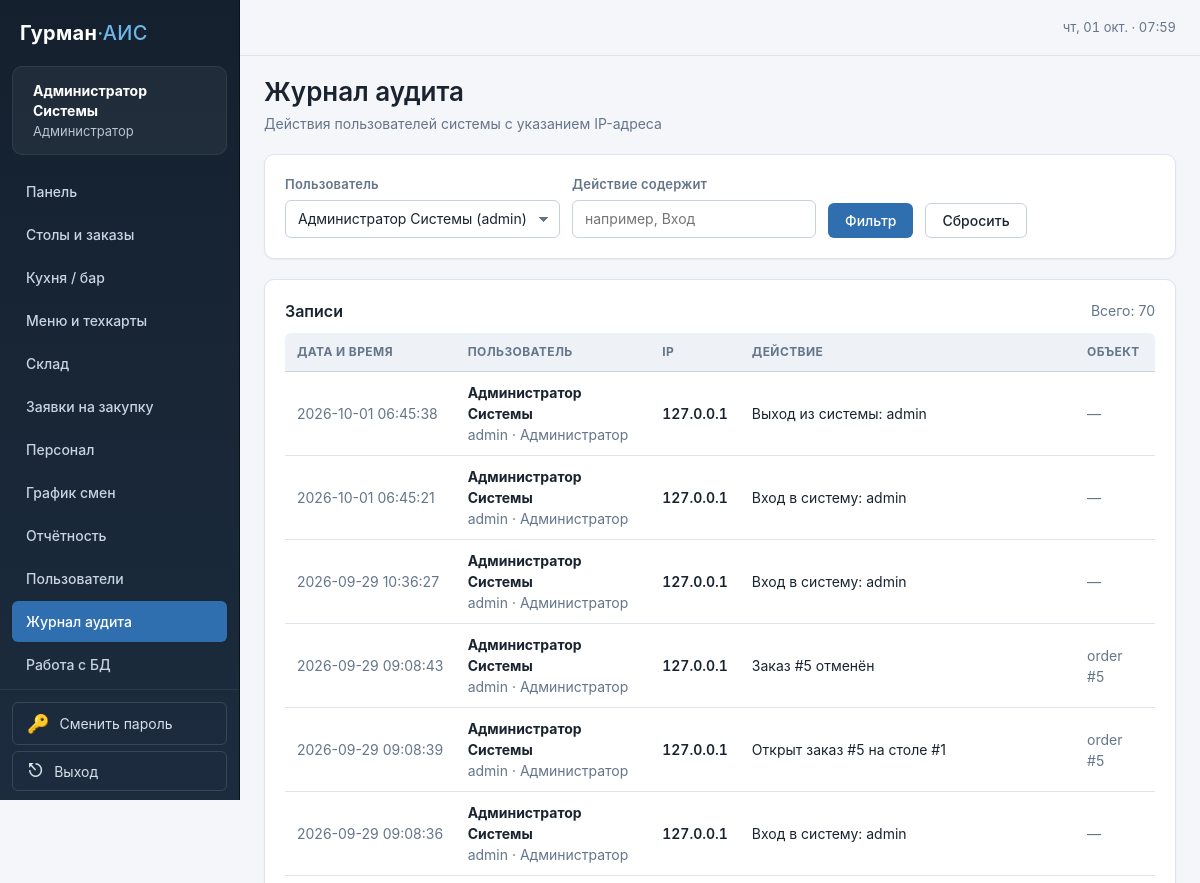
/auth/audit?user_id=1 (signed in, upper part), run on an earlier commit of the app's database.
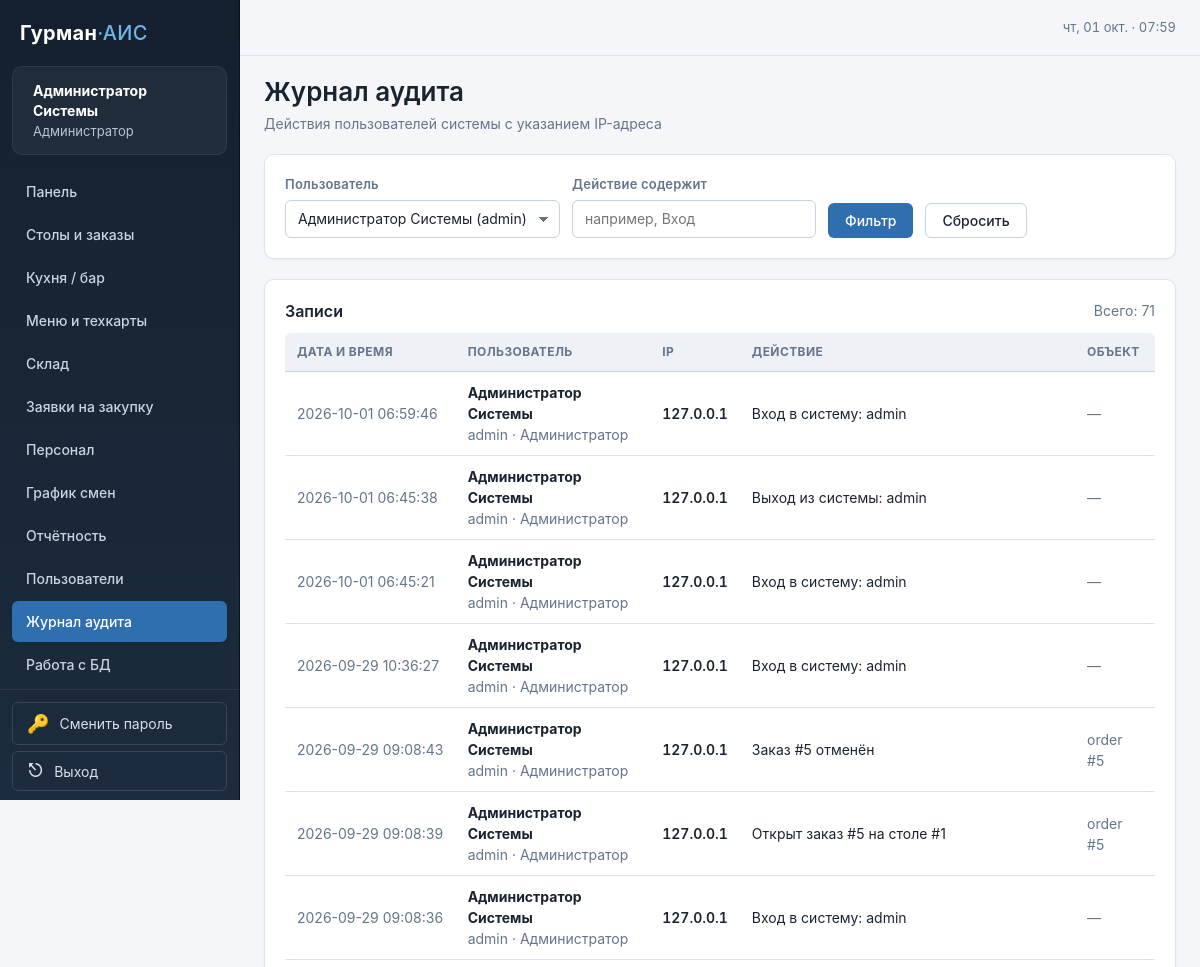
And on a later commit of the database.
### tables this page shows
CREATE TABLE audit_log (
    id INTEGER PRIMARY KEY AUTOINCREMENT,
    user_id INTEGER REFERENCES users(id) ON DELETE SET NULL,
    action TEXT NOT NULL,
    created_at TEXT NOT NULL DEFAULT (datetime('now'))
, entity_type TEXT, entity_id INTEGER, ip TEXT);

CREATE TABLE users (
    id INTEGER PRIMARY KEY AUTOINCREMENT,
    username TEXT UNIQUE NOT NULL,
    password_hash TEXT NOT NULL,
    full_name TEXT NOT NULL,
    role TEXT NOT NULL CHECK (role IN ('admin', 'waiter', 'cook', 'bartender', 'storekeeper', 'accountant')),
    is_active INTEGER NOT NULL DEFAULT 1,
    created_at TEXT NOT NULL DEFAULT (datetime('now'))
, "session_version" INTEGER NOT NULL DEFAULT 1, "must_change_password" INTEGER NOT NULL DEFAULT 0);

### blueprints/auth.py (the view)
@auth.route("/audit")
@roles_required("admin")
def audit_log():
    db = get_db()
    page = safe_int(request.args.get("page"), min_=1, max_=100000, default=1) or 1
    per_page = 100
    offset = (page - 1) * per_page
    user_filter = safe_int(request.args.get("user_id"), min_=1, default=None)
    action_filter = (request.args.get("action") or "").strip()[:100]
    where, params = [], []
    if user_filter:
        where.append("a.user_id = ?")
        params.append(user_filter)
    if action_filter:
        where.append("a.action LIKE ?")
        params.append(f"%{action_filter}%")
    where_sql = (" WHERE " + " AND ".join(where)) if where else ""
    total = db.execute(
        f"SELECT COUNT(*) AS c FROM audit_log a{where_sql}", params
    ).fetchone()["c"]
    rows = db.execute(
        f"""
        SELECT a.*, u.username, u.full_name, u.role
        FROM audit_log a
        LEFT JOIN users u ON u.id = a.user_id
        {where_sql}
        ORDER BY a.created_at DESC, a.id DESC
        LIMIT ? OFFSET ?
        """,
        [*params, per_page, offset],
    ).fetchall()
    users_ = db.execute(
        "SELECT id, username, full_name FROM users ORDER BY username"
    ).fetchall()
    return render_template(
        "auth/audit_log.html",
        entries=rows, users=users_,
        page=page, per_page=per_page, total=total,
        pages=max(1, (total + per_page - 1) // per_page),
        user_filter=user_filter, action_filter=action_filter,
    )

### blueprints/dashboard.py (called while the page is built, shortened)
def register_globals(app):
    @app.context_processor
    def inject_globals():
        demo_accounts = None
        return {
            "role_labels": ROLE_LABELS,
            "restaurant_name": app.config["RESTAURANT_NAME"],
            "is_debug": app.debug,
            "demo_accounts": demo_accounts,
        }

### db.py (called while the page is built)
def get_db():
    if "db" not in g:
        g.db = sqlite3.connect(
            Config.DATABASE,
            detect_types=sqlite3.PARSE_DECLTYPES,
            timeout=5.0,
            isolation_level=None,
        )
        g.db.row_factory = sqlite3.Row
        g.db.execute("PRAGMA foreign_keys = ON")
        g.db.execute("PRAGMA journal_mode = WAL")
        g.db.execute("PRAGMA synchronous = NORMAL")
        g.db.execute("PRAGMA busy_timeout = 5000")
    return g.db

### utils.py (called while the page is built)
def safe_int(raw, *, min_=None, max_=None, default=None):
    if raw is None:
        return default
    try:
        v = int(str(raw).strip())
    except (TypeError, ValueError):
        return None
    if min_ is not None and v < min_:
        return None
    if max_ is not None and v > max_:
        return None
    return v

### templates/auth/audit_log.html (shortened to what this page needs)
{% extends "base.html" %}
{% block content %}
<div class="page-header">
    <div>
        <h1>Журнал аудита</h1>
        <p class="subtitle">Действия пользователей системы с указанием IP-адреса</p>
    </div>
</div>
<div class="card">
    <form method="get" class="btn-row filter-row">
        <div class="field field--flush">
            <label for="user_id">Пользователь</label>
            <select id="user_id" name="user_id">
                {% for u in users %}
                <option value="{{ u['id'] }}"
                        {{ 'selected' if user_filter == u['id'] else '' }}>
                    {{ u['full_name'] }} ({{ u['username'] }})
                </option>
                {% endfor %}
            </select>
        </div>
        <div class="field field--flush">
            <label for="action">Действие содержит</label>
            <input type="text" id="action" name="action"
                   value="{{ action_filter }}" maxlength="100"
                   placeholder="например, Вход">
        </div>
        <button class="btn" type="submit">Фильтр</button>
        <a class="btn btn--secondary" href="{{ url_for('auth.audit_log') }}">Сбросить</a>
    </form>
</div>
<div class="card">
    <div class="card-head">
        <h3 class="mt-0">Записи</h3>
        <span class="text-muted">Всего: {{ total }}</span>
    </div>
    <div class="table-wrap">
        <table class="data-table">
            <thead>
                <tr>
                    <th scope="col">Дата и время</th>
                    <th scope="col">Пользователь</th>
                    <th scope="col">IP</th>
                    <th scope="col">Действие</th>
                    <th scope="col">Объект</th>
                </tr>
            </thead>
            <tbody>
            {% for e in entries %}
                <tr>
                    <td class="text-muted nowrap">{{ e['created_at'] }}</td>
                    <td>
                        {% if e['username'] %}
                            <strong>{{ e['full_name'] or '—' }}</strong>
                            <div class="text-muted">
                                {{ e['username'] }} ·
                                {{ role_labels.get(e['role'], e['role']) if e['role'] else '—' }}
                            </div>
                        {% else %}
                            <span class="text-muted">— анонимно —</span>
                        {% endif %}
                    </td>
                    <td class="cell-price">{{ e['ip'] or '—' }}</td>
                    <td>{{ e['action'] }}</td>
                    <td class="text-muted">
                        {% if e['entity_type'] %}
                            {{ e['entity_type'] }}
                            {% if e['entity_id'] %} #{{ e['entity_id'] }}{% endif %}
                        {% else %}—{% endif %}
                    </td>
                </tr>
            {% else %}
                <tr><td colspan="5" class="empty-state">Записей нет</td></tr>
            {% endfor %}
            </tbody>
        </table>
    </div>
</div>
{% endblock %}

### templates/base.html (shortened to what this page needs)
<!doctype html>
<html lang="ru">
<head>
    <link rel="stylesheet" href="{{ url_for('static', filename='css/style.css') }}">
</head>
<body {% block body_attrs %}{% endblock %}>
<div class="app-layout">
    <aside class="sidebar">
        <div class="sidebar__brand">Гурман<span>·АИС</span></div>
        {% if g.user %}
        {% set R = g.user['role'] %}
        {% set ep = request.endpoint or '' %}
        <div class="sidebar__user">
            <strong>{{ g.user['full_name'] }}</strong>
            {{ role_labels.get(g.user['role'], g.user['role']) }}
        </div>
        <nav>
            <a href="{{ url_for('index') }}"
               class="{{ 'active' if ep == 'index' else '' }}">Панель</a>
            {% if R in ('admin', 'waiter') %}
            <a href="{{ url_for('orders.tables') }}"
               class="{{ 'active' if ep in ('orders.tables', 'orders.detail') else '' }}">Столы и заказы</a>
            {% endif %}
            {% if R in ('admin', 'cook', 'bartender') %}
            <a href="{{ url_for('orders.kitchen_view') }}"
               class="{{ 'active' if ep == 'orders.kitchen_view' else '' }}">Кухня / бар</a>
            {% endif %}
            {% if R in ('admin', 'cook', 'bartender', 'waiter', 'accountant') %}
            <a href="{{ url_for('dishes.list_dishes') }}"
               class="{{ 'active' if ep.startswith('dishes.') else '' }}">Меню и техкарты</a>
            {% endif %}
            {% if R in ('admin', 'storekeeper', 'accountant') %}
            <a href="{{ url_for('warehouse.stock') }}"
               class="{{ 'active' if ep in ('warehouse.stock', 'warehouse.new_ingredient', 'warehouse.movements') else '' }}">Склад</a>
            <a href="{{ url_for('warehouse.requests_list') }}"
               class="{{ 'active' if ep == 'warehouse.requests_list' else '' }}">Заявки на закупку</a>
            {% endif %}
            {% if R in ('admin', 'accountant') %}
            <a href="{{ url_for('staff.list_employees') }}"
               class="{{ 'active' if ep in ('staff.list_employees', 'staff.new_employee') else '' }}">Персонал</a>
            <a href="{{ url_for('staff.schedule') }}"
               class="{{ 'active' if ep == 'staff.schedule' else '' }}">График смен</a>
            <a href="{{ url_for('reports.index') }}"
               class="{{ 'active' if ep == 'reports.index' else '' }}">Отчётность</a>
            {% endif %}
            {% if R == 'admin' %}
                <a href="{{ url_for('auth.users') }}"
                class="{{ 'active' if ep in ('auth.users', 'auth.new_user') else '' }}">Пользователи</a>
                <a href="{{ url_for('auth.audit_log') }}"
                class="{{ 'active' if ep == 'auth.audit_log' else '' }}">Журнал аудита</a>
                <a href="{{ url_for('admin.db_tables') }}"
                class="{{ 'active' if ep in ('admin.db_tables', 'admin.db_view', 'admin.db_query') else '' }}">Работа с БД</a>
            {% endif %}
        </nav>
        <div class="sidebar__logout">
            <a class="logout-btn logout-btn--block"
               href="{{ url_for('auth.change_password') }}">
                <span>🔑</span>
                <span>Сменить пароль</span>
            </a>
            <form method="post" action="{{ url_for('auth.logout') }}">
                <button type="submit" class="logout-btn">
                    <span>⎋</span>
                    <span>Выход</span>
                </button>
            </form>
        </div>
        {% endif %}
    </aside>
    <main class="main">
        <div class="topbar">
            <div class="topbar__clock" id="clock"></div>
        </div>
        {% block content %}{% endblock %}
    </main>
</div>
</body>
</html>

What changed in the data, as far as the page shows it:
added audit_log: created_at "2026-10-01 06:59:46", full_name "Администратор Системы", username "admin", {{ role_labels.get(e['role'], e['role']) if e['role'] else '—' }} "Администратор", ip "127.0.0.1", action "Вход в систему: admin"
Also different on the page:
{{ total }}: "70" → "71"
